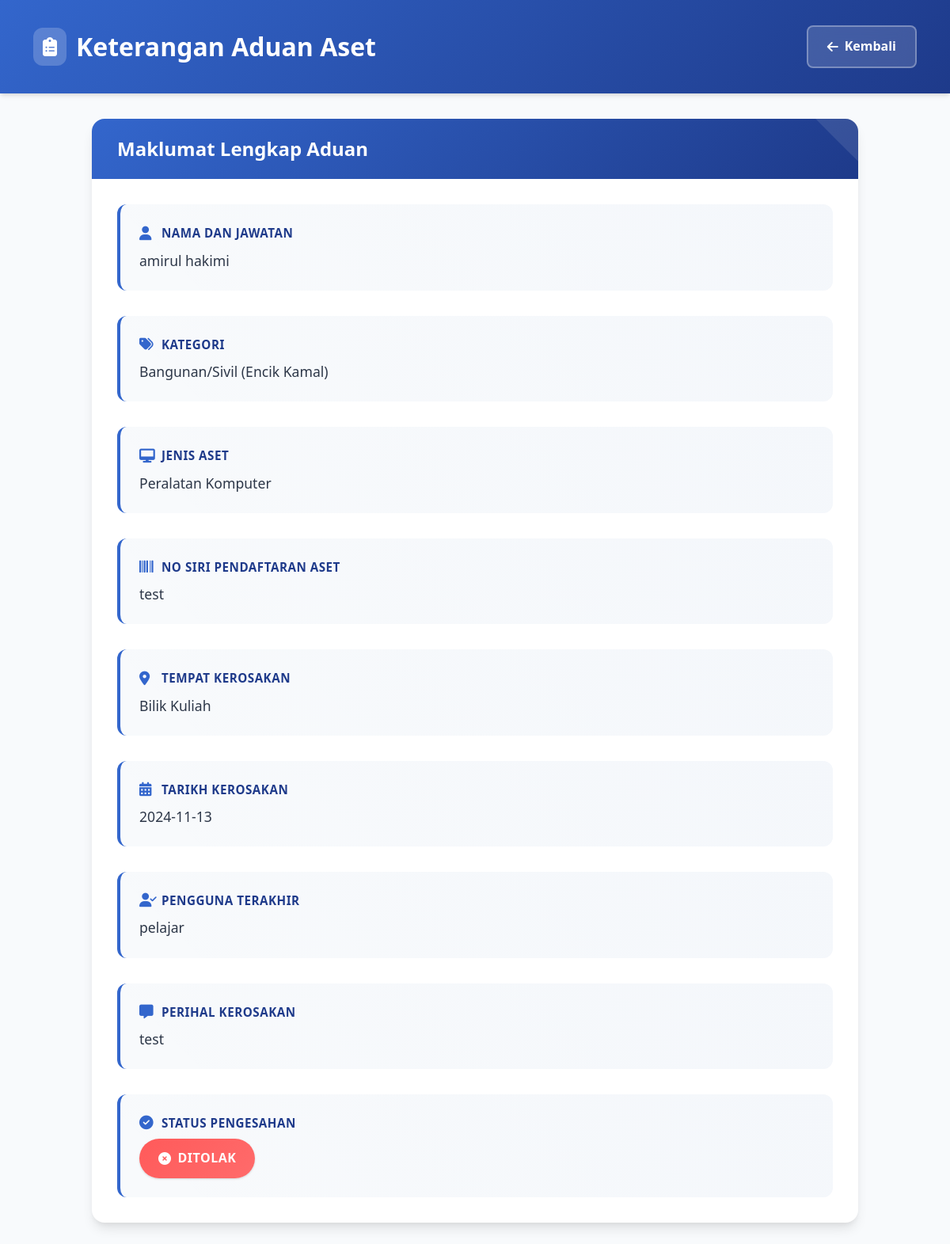
/view_admin.php?no_id=34, run on the app's committed database.
### tables this page shows
CREATE TABLE IF NOT EXISTS `tbl_semakan` (
  `no_id` int NOT NULL AUTO_INCREMENT,
  `role` varchar(50) DEFAULT NULL,
  `jenis_aset` varchar(255) DEFAULT NULL,
  `no_siri` varchar(50) DEFAULT NULL,
  `tempat_rosak` varchar(255) DEFAULT NULL,
  `userterakhir` varchar(255) DEFAULT NULL,
  `ulasan` varchar(500) DEFAULT NULL,
  `nama` varchar(255) DEFAULT NULL,
  `emel` varchar(255) DEFAULT NULL,
  `tarikh_rosak` varchar(50) DEFAULT NULL,
  `lulus_jabatan` varchar(255) DEFAULT 'Dalam Proses',
  `image` varchar(266) DEFAULT NULL,
  `tarikh` varchar(50) DEFAULT NULL,
  `bppa` varchar(50) DEFAULT NULL,
  `kosdahulu` varchar(50) DEFAULT NULL,
  `anggarankos` varchar(50) DEFAULT NULL,
  `syorulasan` longtext,
  `pic` varchar(50) DEFAULT NULL,
  `tarikhbppa` varchar(50) DEFAULT NULL,
  `kelulusan` varchar(50) DEFAULT NULL,
  `ulasantpo` longtext,
  `tarikhtpo` varchar(50) DEFAULT NULL,
  PRIMARY KEY (`no_id`) USING BTREE
);

### view_admin.php (the view, shortened to what this page needs)
<!DOCTYPE html>
<html lang="en">
<head>
    <link rel="stylesheet" href="https://cdn.jsdelivr.net/npm/bootstrap@5.2.2/dist/css/bootstrap.min.css">
    <link rel="stylesheet" href="https://cdnjs.cloudflare.com/ajax/libs/font-awesome/6.4.0/css/all.min.css"/>
</head>
<body>
    <div class="page-header">
        <div class="container">
            <h1 class="page-title">
                <i class="fas fa-clipboard-list"></i>
                Keterangan Aduan Aset
            </h1>
            <a href="maklumat_user.php" class="btn-back">
                <i class="fas fa-arrow-left"></i>
                Kembali
            </a>
        </div>
    </div>
    <div class="main-container">
        <?php
        include 'db.php';
        if (isset($_GET['no_id']) && is_numeric($_GET['no_id'])) {
            $no_id = $_GET['no_id'];
            $sql = "SELECT * FROM tbl_semakan WHERE no_id = $no_id";
            $result = mysqli_query($conn, $sql);
            if (mysqli_num_rows($result) > 0) {
                while ($row = mysqli_fetch_array($result)) {
        ?>
                <div class="detail-card">
                    <div class="card-header">
                        <h2>Maklumat Lengkap Aduan</h2>
                    </div>
                    <div class="card-body">
                        <div class="detail-grid">
                            <div class="detail-item">
                                <div class="detail-label">
                                    <i class="fas fa-user"></i>
                                    Nama dan Jawatan
                                </div>
                                <div class="detail-value"><?php echo htmlspecialchars($row["nama"]); ?></div>
                            </div>
                            <div class="detail-item">
                                <div class="detail-label">
                                    <i class="fas fa-tags"></i>
                                    Kategori
                                </div>
                                <div class="detail-value"><?php echo htmlspecialchars($row["role"]); ?></div>
                            </div>
                            <div class="detail-item">
                                <div class="detail-label">
                                    <i class="fas fa-desktop"></i>
                                    Jenis Aset
                                </div>
                                <div class="detail-value"><?php echo htmlspecialchars($row["jenis_aset"]); ?></div>
                            </div>
                            <div class="detail-item">
                                <div class="detail-label">
                                    <i class="fas fa-barcode"></i>
                                    No Siri Pendaftaran Aset
                                </div>
                                <div class="detail-value"><?php echo htmlspecialchars($row["no_siri"]); ?></div>
                            </div>
                            <div class="detail-item">
                                <div class="detail-label">
                                    <i class="fas fa-map-marker-alt"></i>
                                    Tempat Kerosakan
                                </div>
                                <div class="detail-value"><?php echo htmlspecialchars($row["tempat_rosak"]); ?></div>
                            </div>
                            <div class="detail-item">
                                <div class="detail-label">
                                    <i class="fas fa-calendar-alt"></i>
                                    Tarikh Kerosakan
                                </div>
                                <div class="detail-value"><?php echo htmlspecialchars($row["tarikh_rosak"]); ?></div>
                            </div>
                            <div class="detail-item">
                                <div class="detail-label">
                                    <i class="fas fa-user-check"></i>
                                    Pengguna Terakhir
                                </div>
                                <div class="detail-value"><?php echo htmlspecialchars($row["userterakhir"]); ?></div>
                            </div>
                            <div class="detail-item">
                                <div class="detail-label">
                                    <i class="fas fa-comment-alt"></i>
                                    Perihal Kerosakan
                                </div>
                                <div class="detail-value"><?php echo nl2br(htmlspecialchars($row["ulasan"])); ?></div>
                            </div>
                            <div class="detail-item">
                                <div class="detail-label">
                                    <i class="fas fa-check-circle"></i>
                                    Status Pengesahan
                                </div>
                                <div class="detail-value">
                                    <?php
                                    $status = $row["lulus_jabatan"];
                                    $badgeClass = '';
                                    $icon = '';
                                    if ($status == 'Disahkan') {
                                        $badgeClass = 'status-approved';
                                        $icon = '<i class="fas fa-check-circle"></i>';
                                    } elseif ($status == 'Ditolak') {
                                        $badgeClass = 'status-rejected';
                                        $icon = '<i class="fas fa-times-circle"></i>';
                                    } else {
                                        $badgeClass = 'status-pending';
                                        $icon = '<i class="fas fa-clock"></i>';
                                        $status = 'Belum Disahkan';
                                    }
                                    ?>
                                    <span class="status-badge <?php echo $badgeClass; ?>">
                                        <?php echo $icon; ?>
                                        <?php echo htmlspecialchars($status); ?>
                                    </span>
                                </div>
                            </div>
                        </div>
                    </div>
                </div>
        <?php
                }
            }
        }
        ?>
    </div>
</body>
</html>

### view_admin.php (style rules this page uses)
:root { --primary-color: #3366CC; --secondary-color: #1E3A8A; --accent-color: #FFB347; --danger-color: #FF5A5A; --success-color: #38A169; --light-bg: #f8fafc; --card-bg: #ffffff; --text-dark: #2d3748; --text-muted: #718096; --border-color: #e2e8f0; --shadow-sm: 0 1px 3px 0 rgba(0, 0, 0, 0.1), 0 1px 2px 0 rgba(0, 0, 0, 0.06); --shadow-md: 0 4px 6px -1px rgba(0, 0, 0, 0.1), 0 2px 4px -1px rgba(0, 0, 0, 0.06); --shadow-lg: 0 10px 15px -3px rgba(0, 0, 0, 0.1), 0 4px 6px -2px rgba(0, 0, 0, 0.05); --gradient-primary: linear-gradient(135deg, var(--primary-color), var(--secondary-color)); --gradient-accent: linear-gradient(135deg, var(--accent-color), #ff9f43); }
* { margin: 0; padding: 0; box-sizing: border-box; }
body { font-family: 'Segoe UI', Tahoma, Geneva, Verdana, sans-serif; background: var(--light-bg); color: var(--text-dark); line-height: 1.6; min-height: 100vh; }
.page-header { background: var(--gradient-primary); color: white; padding: 2rem 0; margin-bottom: 2rem; box-shadow: var(--shadow-md); }
.page-header .container { display: flex; justify-content: space-between; align-items: center; flex-wrap: wrap; gap: 1rem; }
.page-title { font-size: 2rem; font-weight: 700; margin: 0; display: flex; align-items: center; gap: 0.75rem; }
.page-title i { background: rgba(255, 255, 255, 0.2); padding: 0.75rem; border-radius: 12px; font-size: 1.5rem; }
.btn-back { background: rgba(255, 255, 255, 0.15); color: white; border: 2px solid rgba(255, 255, 255, 0.3); padding: 0.75rem 1.5rem; border-radius: 8px; text-decoration: none; font-weight: 600; display: inline-flex; align-items: center; gap: 0.5rem; transition: all 0.3s ease; backdrop-filter: blur(10px); }
.main-container { max-width: 1000px; margin: 0 auto; padding: 0 1rem; }
.detail-card { background: var(--card-bg); border-radius: 16px; box-shadow: var(--shadow-lg); overflow: hidden; margin-bottom: 2rem; }
.card-header { background: var(--gradient-primary); color: white; padding: 1.5rem 2rem; position: relative; overflow: hidden; }
.card-header::before { content: ''; position: absolute; top: -50%; right: -50%; width: 100%; height: 100%; background: rgba(255, 255, 255, 0.1); border-radius: 50%; transform: rotate(45deg); }
.card-header h2 { font-size: 1.5rem; font-weight: 600; margin: 0; position: relative; z-index: 1; }
.card-body { padding: 2rem; }
.detail-grid { display: grid; gap: 2rem; }
.detail-item { background: #f8fafc; border-radius: 12px; padding: 1.5rem; border-left: 4px solid var(--primary-color); transition: all 0.3s ease; position: relative; overflow: hidden; }
.detail-item::before { content: ''; position: absolute; top: 0; left: 0; width: 100%; height: 100%; background: linear-gradient(45deg, transparent, rgba(51, 102, 204, 0.02)); pointer-events: none; }
.detail-label { font-weight: 700; color: var(--secondary-color); font-size: 0.95rem; margin-bottom: 0.5rem; display: flex; align-items: center; gap: 0.5rem; text-transform: uppercase; letter-spacing: 0.5px; }
.detail-label i { color: var(--primary-color); font-size: 1.1rem; width: 20px; }
.detail-value { color: var(--text-dark); font-size: 1.1rem; line-height: 1.6; word-wrap: break-word; position: relative; z-index: 1; }
.status-badge { display: inline-flex; align-items: center; gap: 0.5rem; padding: 0.75rem 1.5rem; border-radius: 50px; font-weight: 600; font-size: 1rem; text-transform: uppercase; letter-spacing: 0.5px; box-shadow: var(--shadow-sm); }
.status-rejected { background: linear-gradient(135deg, var(--danger-color), #ff6b6b); color: white; }
.detail-item { animation: fadeInUp 0.6s ease forwards; opacity: 0; transform: translateY(20px); }
.detail-item:nth-child(1) { animation-delay: 0.1s; }
.detail-item:nth-child(2) { animation-delay: 0.2s; }
.detail-item:nth-child(3) { animation-delay: 0.3s; }
.detail-item:nth-child(4) { animation-delay: 0.4s; }
.detail-item:nth-child(5) { animation-delay: 0.5s; }
.detail-item:nth-child(6) { animation-delay: 0.6s; }
.detail-item:nth-child(7) { animation-delay: 0.7s; }
.detail-item:nth-child(8) { animation-delay: 0.8s; }
.detail-item:nth-child(9) { animation-delay: 0.9s; }

### data on the page
tbl_semakan: nama "amirul hakimi", role "Bangunan/Sivil (Encik Kamal)", jenis_aset "Peralatan Komputer", no_siri "test", tempat_rosak "Bilik Kuliah", tarikh_rosak "2024-11-13", userterakhir "pelajar", ulasan "test", lulus_jabatan "DITOLAK"
